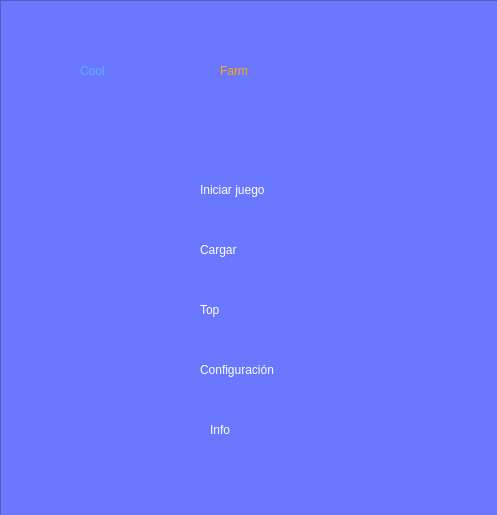
<?xml version="1.0" encoding="UTF-8"?>
<ui version="4.0">
 <class>principalWindow</class>
 <widget class="QWidget" name="principalWindow">
  <property name="geometry">
   <rect>
    <x>0</x>
    <y>0</y>
    <width>497</width>
    <height>515</height>
   </rect>
  </property>
  <property name="windowTitle">
   <string>Form</string>
  </property>
  <widget class="QLabel" name="label_65">
   <property name="geometry">
    <rect>
     <x>80</x>
     <y>30</y>
     <width>331</width>
     <height>81</height>
    </rect>
   </property>
   <property name="styleSheet">
    <string notr="true">font: 48pt &quot;Gill Sans Ultra Bold Condensed&quot;;
color: rgb(90, 178, 255);
gridline-color: rgb(13, 13, 13);
border-color: rgb(18, 18, 18);</string>
   </property>
   <property name="text">
    <string>Cool</string>
   </property>
  </widget>
  <widget class="QLabel" name="label_66">
   <property name="geometry">
    <rect>
     <x>220</x>
     <y>30</y>
     <width>191</width>
     <height>81</height>
    </rect>
   </property>
   <property name="styleSheet">
    <string notr="true">font: 48pt &quot;Gill Sans Ultra Bold Condensed&quot;;
color: rgb(255, 170, 0);</string>
   </property>
   <property name="text">
    <string>Farm</string>
   </property>
  </widget>
  <widget class="QLabel" name="label_5">
   <property name="geometry">
    <rect>
     <x>200</x>
     <y>240</y>
     <width>61</width>
     <height>20</height>
    </rect>
   </property>
   <property name="styleSheet">
    <string notr="true">font: 10pt &quot;Kristen ITC&quot;;
color: rgb(255, 255, 255);

</string>
   </property>
   <property name="text">
    <string>Cargar</string>
   </property>
  </widget>
  <widget class="QLabel" name="label_3">
   <property name="geometry">
    <rect>
     <x>200</x>
     <y>180</y>
     <width>121</width>
     <height>20</height>
    </rect>
   </property>
   <property name="styleSheet">
    <string notr="true">font: 10pt &quot;Kristen ITC&quot;;
color: rgb(255, 255, 255);
</string>
   </property>
   <property name="text">
    <string>Iniciar juego</string>
   </property>
  </widget>
  <widget class="QLabel" name="label_6">
   <property name="geometry">
    <rect>
     <x>200</x>
     <y>300</y>
     <width>61</width>
     <height>20</height>
    </rect>
   </property>
   <property name="styleSheet">
    <string notr="true">font: 10pt &quot;Kristen ITC&quot;;
color: rgb(255, 255, 255);

</string>
   </property>
   <property name="text">
    <string>Top</string>
   </property>
  </widget>
  <widget class="QPushButton" name="pushButton_6">
   <property name="geometry">
    <rect>
     <x>140</x>
     <y>410</y>
     <width>41</width>
     <height>41</height>
    </rect>
   </property>
   <property name="styleSheet">
    <string notr="true">background-color: rgb(255, 170, 0);
alternate-background-color: rgb(255, 170, 0);
border-color: rgb(255, 170, 0);
selection-color: rgb(255, 170, 0);
selection-background-color: rgb(255, 170, 0);</string>
   </property>
   <property name="text">
    <string/>
   </property>
   <property name="icon">
    <iconset>
     <normaloff>../info.png</normaloff>../info.png</iconset>
   </property>
   <property name="iconSize">
    <size>
     <width>40</width>
     <height>40</height>
    </size>
   </property>
   <property name="flat">
    <bool>true</bool>
   </property>
  </widget>
  <widget class="QPushButton" name="pushButton_4">
   <property name="geometry">
    <rect>
     <x>140</x>
     <y>290</y>
     <width>41</width>
     <height>41</height>
    </rect>
   </property>
   <property name="styleSheet">
    <string notr="true">background-color: rgb(255, 170, 0);
alternate-background-color: rgb(255, 170, 0);
border-color: rgb(255, 170, 0);
selection-color: rgb(255, 170, 0);
selection-background-color: rgb(255, 170, 0);</string>
   </property>
   <property name="text">
    <string/>
   </property>
   <property name="icon">
    <iconset>
     <normaloff>../trophy.png</normaloff>../trophy.png</iconset>
   </property>
   <property name="iconSize">
    <size>
     <width>40</width>
     <height>40</height>
    </size>
   </property>
   <property name="flat">
    <bool>true</bool>
   </property>
  </widget>
  <widget class="QPushButton" name="pushButton_3">
   <property name="geometry">
    <rect>
     <x>140</x>
     <y>230</y>
     <width>41</width>
     <height>41</height>
    </rect>
   </property>
   <property name="styleSheet">
    <string notr="true">background-color: rgb(255, 170, 0);
alternate-background-color: rgb(255, 170, 0);
border-color: rgb(255, 170, 0);
selection-color: rgb(255, 170, 0);
selection-background-color: rgb(255, 170, 0);</string>
   </property>
   <property name="text">
    <string/>
   </property>
   <property name="icon">
    <iconset>
     <normaloff>../replay.png</normaloff>../replay.png</iconset>
   </property>
   <property name="iconSize">
    <size>
     <width>40</width>
     <height>40</height>
    </size>
   </property>
   <property name="flat">
    <bool>true</bool>
   </property>
  </widget>
  <widget class="QPushButton" name="Play">
   <property name="geometry">
    <rect>
     <x>140</x>
     <y>170</y>
     <width>41</width>
     <height>41</height>
    </rect>
   </property>
   <property name="styleSheet">
    <string notr="true">background-color: rgb(255, 170, 0);
alternate-background-color: rgb(255, 170, 0);
border-color: rgb(255, 170, 0);
selection-color: rgb(255, 170, 0);
selection-background-color: rgb(255, 170, 0);</string>
   </property>
   <property name="text">
    <string/>
   </property>
   <property name="icon">
    <iconset>
     <normaloff>../play.png</normaloff>../play.png</iconset>
   </property>
   <property name="iconSize">
    <size>
     <width>40</width>
     <height>40</height>
    </size>
   </property>
   <property name="shortcut">
    <string/>
   </property>
   <property name="checkable">
    <bool>false</bool>
   </property>
   <property name="checked">
    <bool>false</bool>
   </property>
   <property name="autoRepeat">
    <bool>false</bool>
   </property>
   <property name="autoExclusive">
    <bool>false</bool>
   </property>
   <property name="autoDefault">
    <bool>false</bool>
   </property>
   <property name="default">
    <bool>false</bool>
   </property>
   <property name="flat">
    <bool>true</bool>
   </property>
  </widget>
  <widget class="QLabel" name="label_8">
   <property name="geometry">
    <rect>
     <x>210</x>
     <y>420</y>
     <width>51</width>
     <height>20</height>
    </rect>
   </property>
   <property name="styleSheet">
    <string notr="true">font: 10pt &quot;Kristen ITC&quot;;
color: rgb(255, 255, 255);
</string>
   </property>
   <property name="text">
    <string>Info</string>
   </property>
  </widget>
  <widget class="QPushButton" name="pushButton_5">
   <property name="geometry">
    <rect>
     <x>140</x>
     <y>350</y>
     <width>41</width>
     <height>41</height>
    </rect>
   </property>
   <property name="styleSheet">
    <string notr="true">background-color: rgb(255, 170, 0);
alternate-background-color: rgb(255, 170, 0);
border-color: rgb(255, 170, 0);
selection-color: rgb(255, 170, 0);
selection-background-color: rgb(255, 170, 0);</string>
   </property>
   <property name="text">
    <string/>
   </property>
   <property name="icon">
    <iconset>
     <normaloff>../settings.png</normaloff>../settings.png</iconset>
   </property>
   <property name="iconSize">
    <size>
     <width>40</width>
     <height>40</height>
    </size>
   </property>
   <property name="flat">
    <bool>true</bool>
   </property>
  </widget>
  <widget class="QLabel" name="label_7">
   <property name="geometry">
    <rect>
     <x>200</x>
     <y>360</y>
     <width>131</width>
     <height>20</height>
    </rect>
   </property>
   <property name="styleSheet">
    <string notr="true">font: 10pt &quot;Kristen ITC&quot;;
color: rgb(255, 255, 255);
</string>
   </property>
   <property name="text">
    <string>Configuración</string>
   </property>
  </widget>
  <widget class="QTableView" name="tableView">
   <property name="geometry">
    <rect>
     <x>0</x>
     <y>0</y>
     <width>501</width>
     <height>641</height>
    </rect>
   </property>
   <property name="styleSheet">
    <string notr="true">background-color:rgb(105, 120, 255);</string>
   </property>
  </widget>
  <zorder>tableView</zorder>
  <zorder>label_65</zorder>
  <zorder>label_66</zorder>
  <zorder>label_5</zorder>
  <zorder>label_3</zorder>
  <zorder>label_6</zorder>
  <zorder>pushButton_6</zorder>
  <zorder>pushButton_4</zorder>
  <zorder>pushButton_3</zorder>
  <zorder>Play</zorder>
  <zorder>label_8</zorder>
  <zorder>pushButton_5</zorder>
  <zorder>label_7</zorder>
 </widget>
 <resources/>
 <connections/>
</ui>
